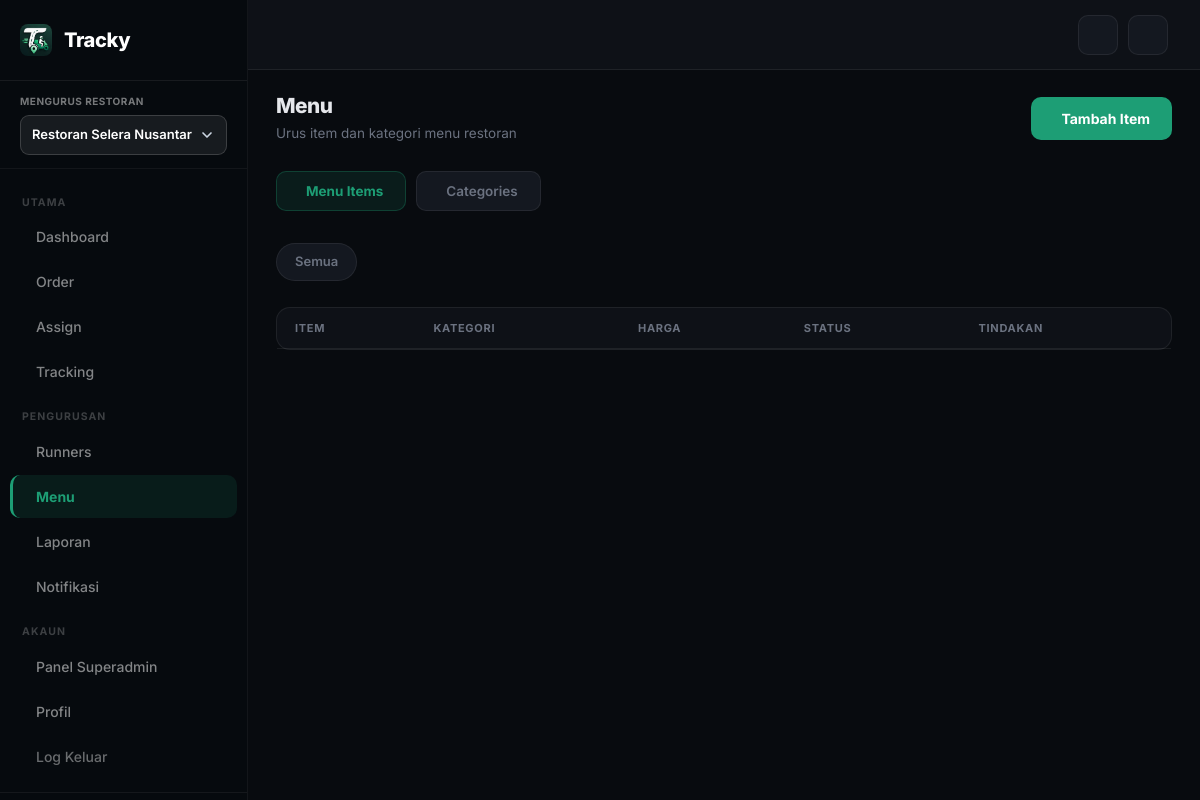
Before: /admin/admin_menu.php?tab=items&category=1 (signed in) with the older database file.
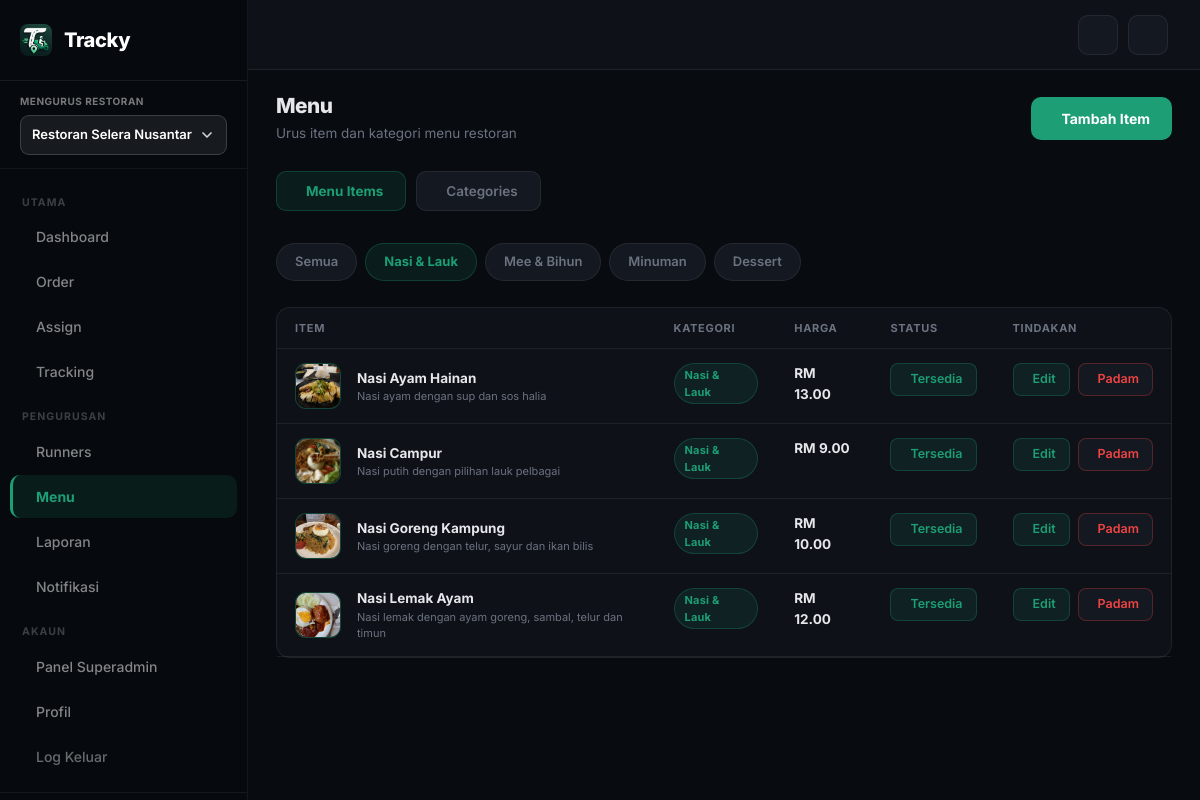
After: the same page with the newer database file.
### tables this page shows
CREATE TABLE categories (
  id INT AUTO_INCREMENT PRIMARY KEY,
  restaurant_id INT NULL,
  name VARCHAR(100) NOT NULL,
  description TEXT,
  is_active TINYINT DEFAULT 1,
  sort_order INT DEFAULT 0,
  INDEX idx_categories_restaurant (restaurant_id),
  FOREIGN KEY (restaurant_id) REFERENCES restaurants(id)
);

CREATE TABLE menu_items (
  id INT AUTO_INCREMENT PRIMARY KEY,
  restaurant_id INT NULL,
  category_id INT NOT NULL,
  name VARCHAR(150) NOT NULL,
  description TEXT,
  image VARCHAR(255) NULL,
  price DECIMAL(10,2) NOT NULL,
  is_available TINYINT DEFAULT 1,
  created_at TIMESTAMP DEFAULT CURRENT_TIMESTAMP,
  INDEX idx_menu_items_restaurant (restaurant_id),
  FOREIGN KEY (category_id) REFERENCES categories(id),
  FOREIGN KEY (restaurant_id) REFERENCES restaurants(id)
);

### includes/functions.php (called while the page is built, shortened)
<?php
function menuImageUrl(?string $path): string
{
    return '/tracky/' . ltrim($path, '/');
}
function formatPrice(float $price): string
{
    return 'RM ' . number_format($price, 2);
}
function e(?string $value): string
{
    return htmlspecialchars($value ?? '', ENT_QUOTES, 'UTF-8');
}
function activeRestaurantId(): int
{
    $role = $_SESSION['role'] ?? '';
    if ($role === 'superadmin') {
        return (int) ($_SESSION['sa_acting_restaurant'] ?? 0);
    }
    return (int) ($_SESSION['restaurant_id'] ?? 0);
}

### admin/admin_menu.php (the view, shortened to what the changed rows need)
<?php
require_once __DIR__ . '/../includes/db.php';
require_once __DIR__ . '/../includes/functions.php';
$tab = $_GET['tab'] ?? 'items';
$rid = activeRestaurantId();
$categories = mysqli_query($conn, "SELECT * FROM categories WHERE restaurant_id=$rid ORDER BY sort_order");
$cat_filter = (int)($_GET['category'] ?? 0);
$item_sql = "SELECT m.*, c.name cat_name FROM menu_items m JOIN categories c ON c.id=m.category_id WHERE m.restaurant_id=$rid";
if ($cat_filter > 0) $item_sql .= " AND m.category_id=$cat_filter";
$item_sql .= ' ORDER BY c.sort_order, m.name';
$items = mysqli_query($conn, $item_sql);
require_once __DIR__ . '/../includes/admin_layout_start.php';
?>
<?php if ($tab === 'categories'): ?>
<div class="row g-4">
  <div class="col-md-4">
    <div class="card">
      <div class="card-header">Tambah Kategori</div>
      <div class="card-body">
        <form method="post">
          <input type="hidden" name="action" value="add_category">
          <div class="mb-3"><label class="form-label">Nama Kategori</label><input name="name" class="form-control" placeholder="cth: Minuman" required></div>
          <div class="mb-3"><label class="form-label">Penerangan</label><input name="description" class="form-control" placeholder="Penerangan ringkas"></div>
          <div class="mb-3"><label class="form-label">Susunan</label><input name="sort_order" type="number" class="form-control" value="0"></div>
          <button class="btn-tracky"><i class="ti ti-plus"></i> Tambah</button>
        </form>
      </div>
    </div>
  </div>
  <div class="col-md-8">
    <div class="card">
      <div class="card-header">Senarai Kategori</div>
      <div class="table-responsive">
        <table class="table mb-0"><thead><tr><th>Nama</th><th>Urutan</th><th>Status</th><th>Tindakan</th></tr></thead><tbody>
        <?php mysqli_data_seek($categories, 0); while ($c = mysqli_fetch_assoc($categories)): ?>
        <tr>
          <td>
            <div style="font-weight:700;color:var(--text)"><?= e($c['name']) ?></div>
            <div style="font-size:11px;color:var(--muted)"><?= e($c['description']) ?></div>
          </td>
          <td style="color:var(--muted)"><?= (int)$c['sort_order'] ?></td>
          <td>
            <button type="button" class="btn-icon btn-toggle-cat <?= $c['is_active']?'primary':'' ?>" data-id="<?= (int)$c['id'] ?>">
              <?= $c['is_active']?'<i class="ti ti-check"></i> Active':'<i class="ti ti-eye-off"></i> Off' ?>
            </button>
          </td>
          <td><div class="btn-actions">
            <button type="button" class="btn-icon primary btn-edit-cat" data-id="<?= (int)$c['id'] ?>" data-name="<?= e($c['name']) ?>" data-desc="<?= e($c['description']) ?>" data-sort="<?= (int)$c['sort_order'] ?>"><i class="ti ti-edit"></i> Edit</button>
            <form method="post" class="d-inline" onsubmit="return confirm('Padam kategori ini?')">
              <input type="hidden" name="action" value="delete_category">
              <input type="hidden" name="id" value="<?= (int)$c['id'] ?>">
              <button class="btn-icon danger"><i class="ti ti-trash"></i> Padam</button>
            </form>
          </div></td>
        </tr>
        <?php endwhile; ?>
        </tbody></table>
      </div>
    </div>
  </div>
</div>
<div class="modal fade" id="editCatModal"><div class="modal-dialog"><form method="post" class="modal-content">
  <div class="modal-header"><h5 class="modal-title">Edit Kategori</h5><button type="button" class="btn-close" data-bs-dismiss="modal"></button></div>
  <div class="modal-body">
    <input type="hidden" name="action" value="edit_category"><input type="hidden" name="id" id="edit-cat-id">
    <div class="mb-3"><label class="form-label">Nama</label><input name="name" id="edit-cat-name" class="form-control" required></div>
    <div class="mb-3"><label class="form-label">Penerangan</label><input name="description" id="edit-cat-desc" class="form-control"></div>
    <div class="mb-3"><label class="form-label">Susunan</label><input name="sort_order" id="edit-cat-sort" type="number" class="form-control"></div>
  </div>
  <div class="modal-footer"><button type="button" class="btn btn-outline-secondary" data-bs-dismiss="modal">Batal</button><button class="btn-tracky">Simpan</button></div>
</form></div></div>
<?php
$page_scripts = <<<'HTML'
<script>
(function () {
  document.querySelectorAll('.btn-toggle-cat').forEach(btn => btn.addEventListener('click', async () => {
    const fd = new FormData();
    fd.append('action', 'toggle_category');
    fd.append('id', btn.dataset.id);
    fd.append('ajax', '1');
    const res = await fetch(location.pathname + '?tab=categories', { method: 'POST', body: fd, credentials: 'same-origin' });
    const data = await res.json();
    if (data.success) {
      const on = btn.classList.contains('primary');
      btn.classList.toggle('primary', !on);
      btn.innerHTML = !on ? '<i class="ti ti-check"></i> Active' : '<i class="ti ti-eye-off"></i> Off';
    }
  }));
  const catModalEl = document.getElementById('editCatModal');
  if (catModalEl) {
    const editCatModal = bootstrap.Modal.getOrCreateInstance(catModalEl);
    document.querySelectorAll('.btn-edit-cat').forEach(btn => {
      btn.addEventListener('click', () => {
        document.getElementById('edit-cat-id').value = btn.dataset.id;
        document.getElementById('edit-cat-name').value = btn.dataset.name || '';
        document.getElementById('edit-cat-desc').value = btn.dataset.desc || '';
        document.getElementById('edit-cat-sort').value = btn.dataset.sort || '0';
        editCatModal.show();
      });
    });
  }
})();
</script>
HTML;
?>
<?php else: ?>
<div class="filter-bar">
  <div class="filter-bar-tabs">
    <a href="?tab=items" class="filter-tab <?= !$cat_filter?'active':'' ?>">Semua</a>
    <?php mysqli_data_seek($categories, 0); while ($c = mysqli_fetch_assoc($categories)): ?>
    <a href="?tab=items&category=<?= (int)$c['id'] ?>" class="filter-tab <?= $cat_filter==$c['id']?'active':'' ?>"><?= e($c['name']) ?></a>
    <?php endwhile; ?>
  </div>
</div>
<div class="card">
  <div class="table-responsive">
    <table class="table mb-0"><thead><tr><th>Item</th><th>Kategori</th><th>Harga</th><th>Status</th><th>Tindakan</th></tr></thead><tbody>
    <?php while ($m = mysqli_fetch_assoc($items)): ?>
    <tr>
      <td>
        <div class="d-flex align-items-center gap-3">
          <?php if (!empty($m['image'])): ?>
          <div class="menu-img-icon" style="padding:0;overflow:hidden"><img src="<?= e(menuImageUrl($m['image'])) ?>" alt="<?= e($m['name']) ?>" style="width:100%;height:100%;object-fit:cover"></div>
          <?php else: ?>
          <div class="menu-img-icon"><i class="ti ti-tools-kitchen-2"></i></div>
          <?php endif; ?>
          <div>
            <div style="font-weight:700;color:var(--text)"><?= e($m['name']) ?></div>
            <div style="font-size:11px;color:var(--muted)"><?= e($m['description']) ?></div>
          </div>
        </div>
      </td>
      <td><span class="badge-status status-assigned" style="font-size:11px"><?= e($m['cat_name']) ?></span></td>
      <td style="font-weight:700;color:var(--primary)"><?= formatPrice((float)$m['price']) ?></td>
      <td>
        <button type="button" class="btn-icon btn-toggle-avail <?= $m['is_available']?'primary':'' ?>" data-id="<?= (int)$m['id'] ?>">
          <?= $m['is_available']?'<i class="ti ti-check"></i> Tersedia':'<i class="ti ti-eye-off"></i> Habis' ?>
        </button>
      </td>
      <td><div class="btn-actions">
        <button type="button" class="btn-icon primary btn-edit-menu"
          data-id="<?= (int)$m['id'] ?>"
          data-name="<?= e($m['name']) ?>"
          data-cat="<?= (int)$m['category_id'] ?>"
          data-desc="<?= e($m['description'] ?? '') ?>"
          data-price="<?= (float)$m['price'] ?>"
          data-img="<?= e(menuImageUrl($m['image'] ?? '')) ?>"
          data-avail="<?= (int)$m['is_available'] ?>">
          <i class="ti ti-edit"></i> Edit
        </button>
        <form method="post" class="d-inline" onsubmit="return confirm('Padam item ini?')">
          <button class="btn-icon danger"><i class="ti ti-trash"></i> Padam</button>
        </form>
      </div></td>
    </tr>
    <?php endwhile; ?>
    </tbody></table>
  </div>
</div>
<?php endif; require_once __DIR__ . '/../includes/admin_layout_end.php'; ?>

Changed rows visible on the page:
now on this page (row edited): categories: name "Nasi & Lauk"
now on this page (row edited): categories: name "Mee & Bihun"
now on this page (row edited): categories: name "Minuman"
now on this page (row edited): categories: name "Dessert"
now on this page (row edited): menu_items: image (picture), name "Nasi Ayam Hainan", description "Nasi ayam dengan sup dan sos halia", category.name "Nasi & Lauk", price "RM 13.00", is_available "Tersedia"
now on this page (row edited): menu_items: image (picture), name "Nasi Campur", description "Nasi putih dengan pilihan lauk pelbagai", category.name "Nasi & Lauk", price "RM 9.00", is_available "Tersedia"
now on this page (row edited): menu_items: image (picture), name "Nasi Goreng Kampung", description "Nasi goreng dengan telur, sayur dan ikan bilis", category.name "Nasi & Lauk", price "RM 10.00", is_available "Tersedia"
now on this page (row edited): menu_items: image (picture), name "Nasi Lemak Ayam", description "Nasi lemak dengan ayam goreng, sambal, telur dan timun", category.name "Nasi & Lauk", price "RM 12.00", is_available "Tersedia"
